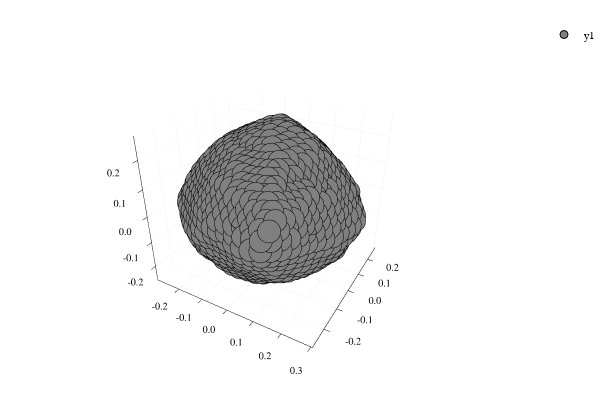

Here is the notebook cell this chart was saved with:
### Code cell
scatter3d(vertices[:,1],vertices[:,2],vertices[:,3],color=:gray)

### Figure 1 — Plotly figure (JSON) as saved in the notebook; plotly's stock layout.template omitted (floating-point values rounded to 4 significant figures; data arrays with more than 128 entries replaced by an {"elided": "..."} marker saying what was removed)
{"data": [{"colorbar": {"title": ""}, "legendgroup": "y1", "marker": {"color": "rgba(128, 128, 128, 1.000)", "line": {"color": "rgba(0, 0, 0, 1.000)", "width": 1}, "size": 8, "symbol": "circle"}, "mode": "markers", "name": "y1", "showlegend": true, "type": "scatter3d", "x": {"elided": "1348 float values"}, "xaxis": "x1", "y": {"elided": "1348 float values"}, "yaxis": "y1", "z": {"elided": "1348 float values"}, "zmax": null, "zmin": null}], "layout": {"annotations": [], "height": 400, "legend": {"bgcolor": "rgba(255, 255, 255, 1.000)", "bordercolor": "rgba(0, 0, 0, 1.000)", "font": {"color": "rgba(0, 0, 0, 1.000)", "family": "sans-serif", "size": 11}, "tracegroupgap": 0, "x": 1, "y": 1}, "margin": {"b": 20, "l": 0, "r": 0, "t": 20}, "paper_bgcolor": "rgba(255, 255, 255, 1.000)", "plot_bgcolor": "rgba(255, 255, 255, 1.000)", "scene": {"camera": {"eye": {"x": 1.126, "y": -1.95, "z": 1.3}}, "xaxis": {"anchor": "y1", "domain": [0.06582, 0.9934], "gridcolor": "rgba(0, 0, 0, 0.100)", "gridwidth": 0.5, "linecolor": "rgba(0, 0, 0, 1.000)", "mirror": false, "range": [-0.2953, 0.3052], "showgrid": true, "showline": true, "showticklabels": true, "tickangle": 0, "tickcolor": "rgb(0, 0, 0)", "tickfont": {"color": "rgba(0, 0, 0, 1.000)", "family": "sans-serif", "size": 11}, "tickmode": "array", "ticks": "inside", "ticktext": ["-0.2", "-0.1", "0.0", "0.1", "0.2", "0.3"], "tickvals": [-0.2, -0.1, 0, 0.1, 0.2, 0.3], "title": "", "titlefont": {"color": "rgba(0, 0, 0, 1.000)", "family": "sans-serif", "size": 15}, "type": "-", "visible": true, "zeroline": false, "zerolinecolor": "rgba(0, 0, 0, 1.000)"}, "yaxis": {"anchor": "x1", "domain": [0.03762, 0.9902], "gridcolor": "rgba(0, 0, 0, 0.100)", "gridwidth": 0.5, "linecolor": "rgba(0, 0, 0, 1.000)", "mirror": false, "range": [-0.2822, 0.2859], "showgrid": true, "showline": true, "showticklabels": true, "tickangle": 0, "tickcolor": "rgb(0, 0, 0)", "tickfont": {"color": "rgba(0, 0, 0, 1.000)", "family": "sans-serif", "size": 11}, "tickmode": "array", "ticks": "inside", "ticktext": ["-0.2", "-0.1", "0.0", "0.1", "0.2"], "tickvals": [-0.2, -0.1, 0, 0.1, 0.2], "title": "", "titlefont": {"color": "rgba(0, 0, 0, 1.000)", "family": "sans-serif", "size": 15}, "type": "-", "visible": true, "zeroline": false, "zerolinecolor": "rgba(0, 0, 0, 1.000)"}, "zaxis": {"gridcolor": "rgba(0, 0, 0, 0.100)", "gridwidth": 0.5, "linecolor": "rgba(0, 0, 0, 1.000)", "mirror": false, "range": [-0.261, 0.2783], "showgrid": true, "showline": true, "showticklabels": true, "tickangle": 0, "tickcolor": "rgb(0, 0, 0)", "tickfont": {"color": "rgba(0, 0, 0, 1.000)", "family": "sans-serif", "size": 11}, "tickmode": "array", "ticks": "inside", "ticktext": ["-0.2", "-0.1", "0.0", "0.1", "0.2"], "tickvals": [-0.2, -0.1, 0, 0.1, 0.2], "title": "", "titlefont": {"color": "rgba(0, 0, 0, 1.000)", "family": "sans-serif", "size": 15}, "type": "-", "visible": true, "zeroline": false, "zerolinecolor": "rgba(0, 0, 0, 1.000)"}}, "showlegend": true, "width": 600}}
